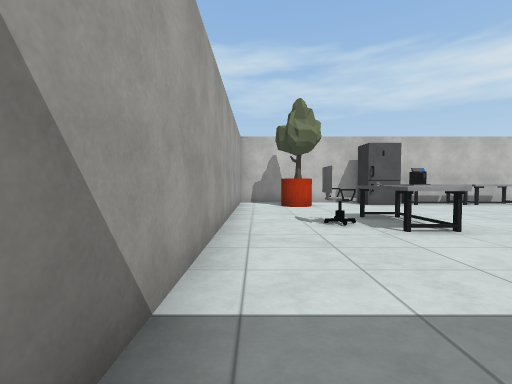
[1] (above)

24 first-person views from a walk through a 3-D level made in the Unity game engine. The camera is 1.5 m above the floor, tilts 2° down and sees 90° across. The floor is counted in squares, 2 m on a side. Each view is taken from the middle of a square. On the plan, view 1 faces up. The plan holds only what a view shows up to about 9 squares ahead; the rest is blank. The place goes on beyond the plan. The player character is not drawn. Some animated figures are left out. Some surface patterns are stand-ins.

[2]
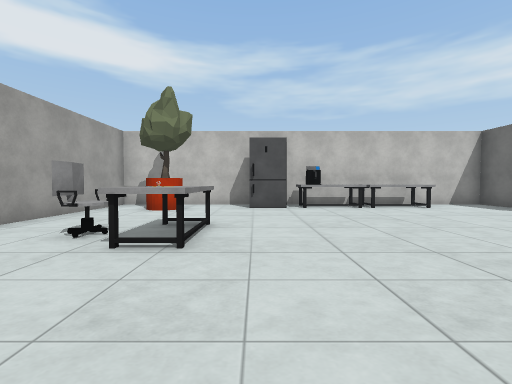

[3]
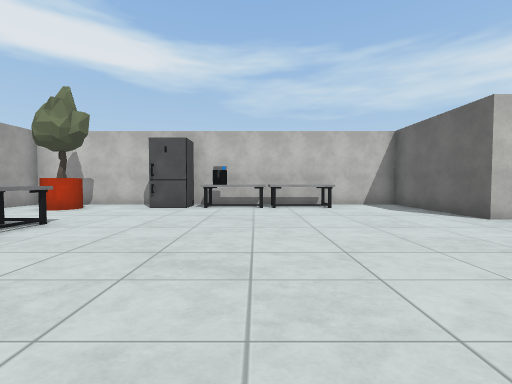

[4]
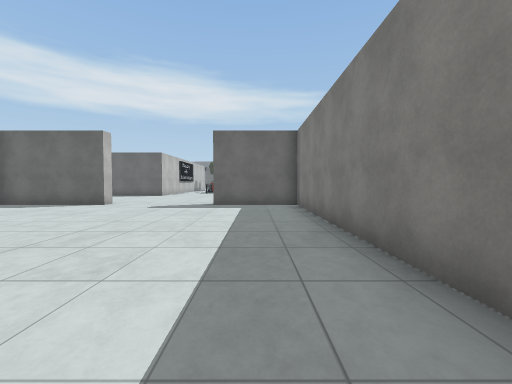

[5]
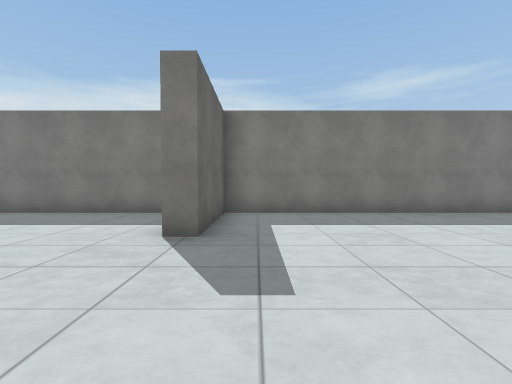

[6]
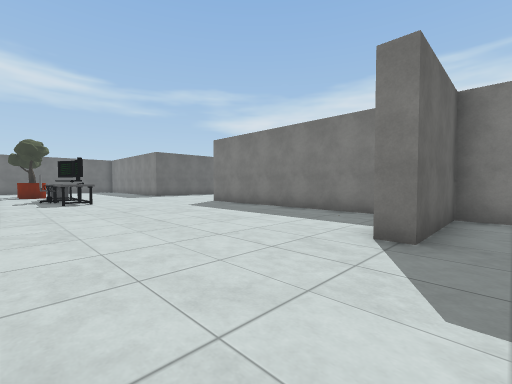

[7]
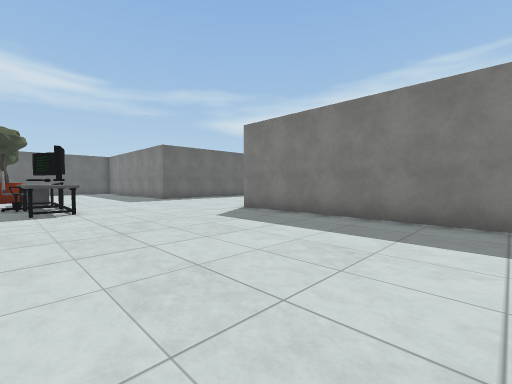

[8]
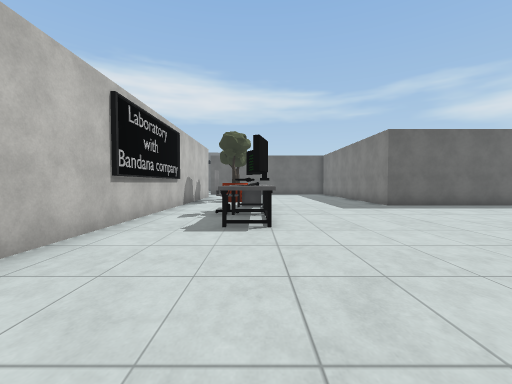

[9]
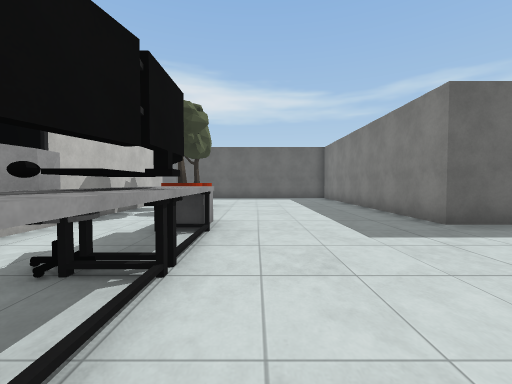

[10]
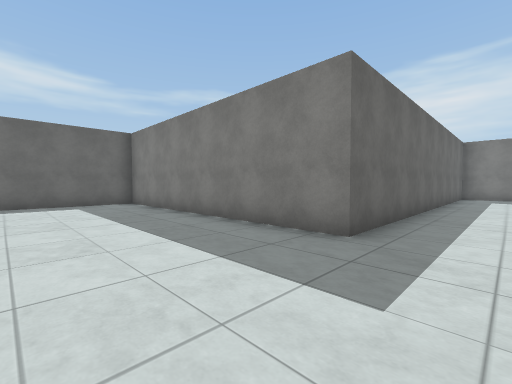

[11]
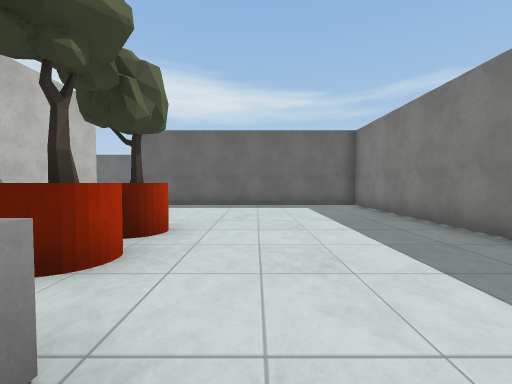

[12]
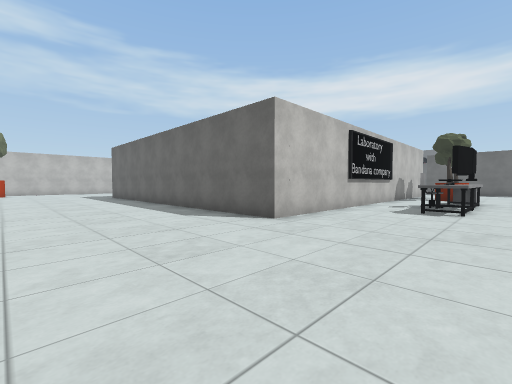

[13]
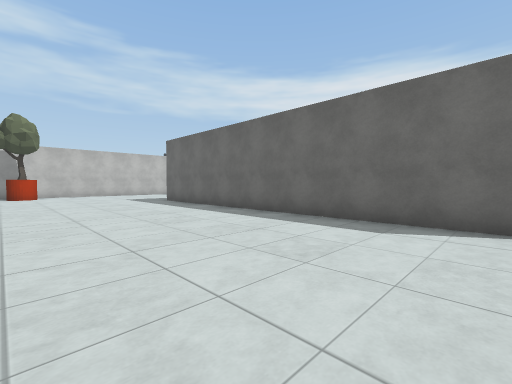

[14]
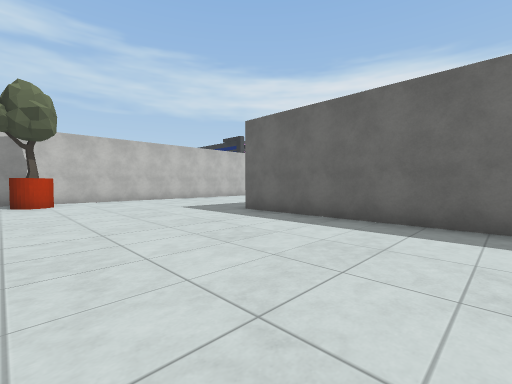

[15]
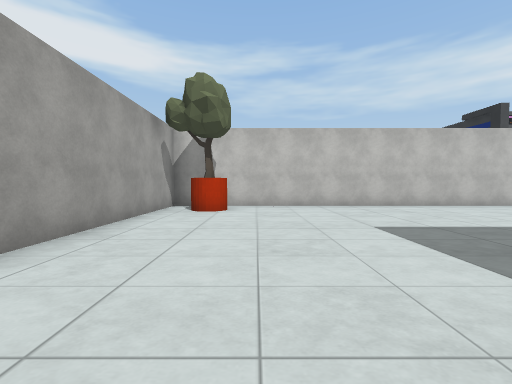

[16]
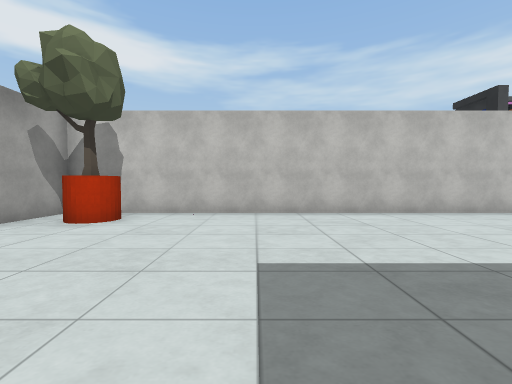

[17]
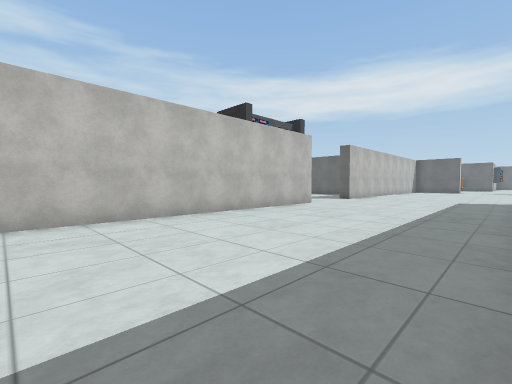

[18]
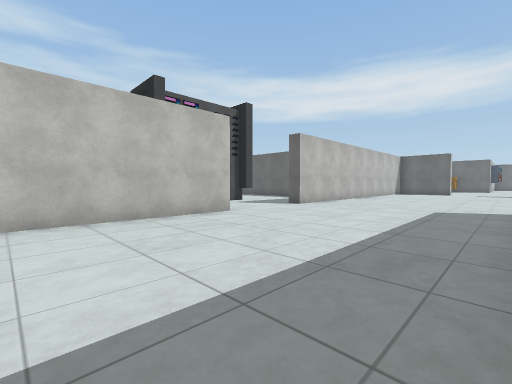

[19]
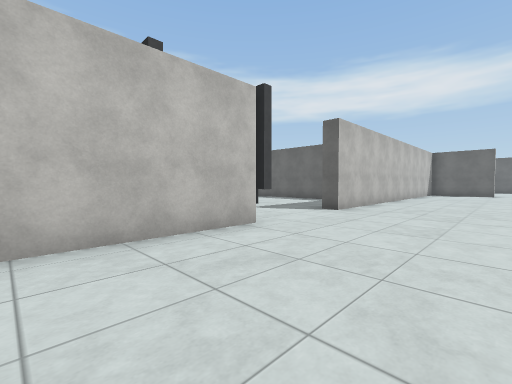

[20]
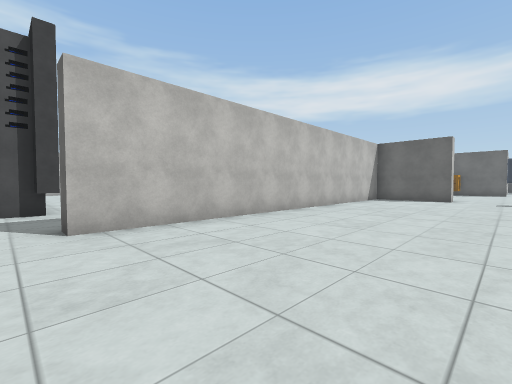

[21]
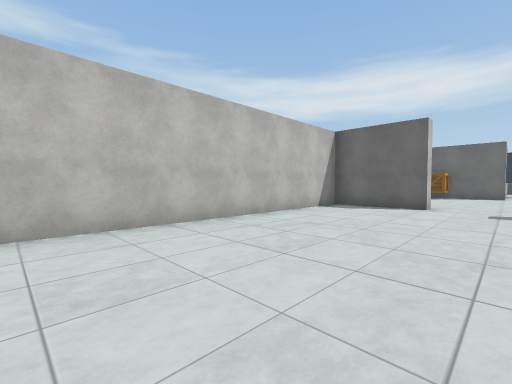

[22]
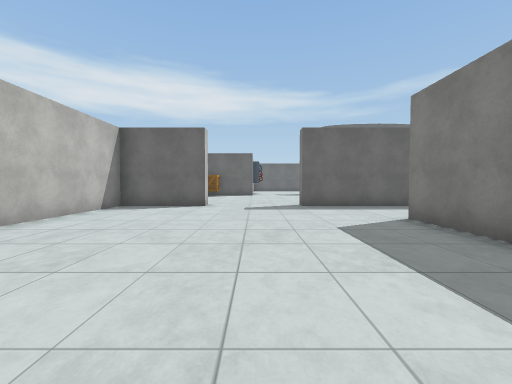

[23]
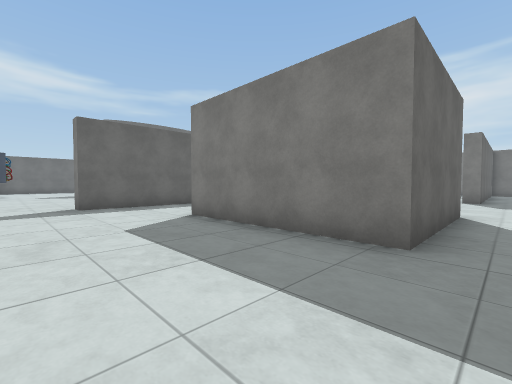

[24]
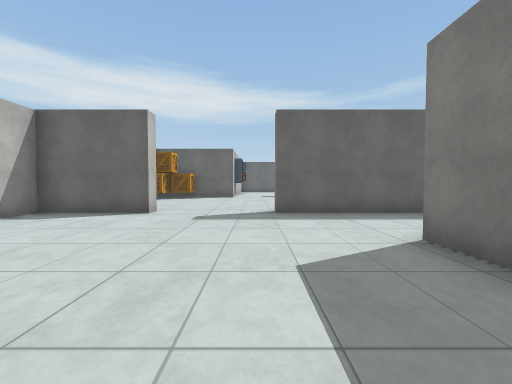

### Floor plan
Points are (right, up) in squares from view 1. A wall is a line through its corners. A room is listed if a view was taken in it or the views show most of it. See-through windows are left out.
Room 1 (views 1, 2, 3, 4, 5, 6, 7, 8, 9, 10, 11, 12, 13, 14, 15, 16, 17, 18, 19, 20, 21, 22, 23, 24)
walls: (30.8, 6.5) (18.1, 6.5) (18.1, 17.5); (25.6, -4.5) (25.6, -0.4) (33.8, -0.4) (33.8, 6.9); (33.8, 11.9) (33.8, 15.8) (38.4, 15.8); (12.3, 6.2) (11.8, 6.2) (11.8, 9.9) (-0.6, 9.9) (-0.6, 0.5); (13.3, -0.4) (20, -0.4); (26.5, 23.4) (12.3, 23.4) (12.3, 17.6); (41.3, 13.8) (41.3, 17.5) (41.9, 17.5); (4.4, -0.4) (11.8, -0.4) (11.8, 2.5) (12.4, 2.5); (41.9, 20.6) (41.3, 20.6) (41.3, 23.4) (29.7, 23.4) (29.7, 24)
objects: other object (1, 5); tree (1, 8) to (1, 9); other object (2, 9); other object (3, 4); other object (3, 5); other object (3, 6); other object (4, 9); other object (6, 9); other object (7, 9); other object (8, 9) to (9, 9); other object (13, 22); tree (14, 22); other object (21, 4); other object (22, 4); other object (23, 4) to (24, 4); other object (23, 5); other object (25, 4) to (26, 4); other object (27, 5); other object (28, 5) to (29, 5)

Where each view was taken, in squares from view 1:
view 1: 0 up, 0 right, facing up
view 2: 1 up, 4 right, facing up
view 3: 1 up, 7 right, facing up
view 4: 1 up, 3 right, facing right
view 5: 6 up, 11 right, facing down
view 6: 6 up, 11 right, facing down-right
view 7: 5 up, 14 right, facing down-right
view 8: 4 up, 17 right, facing right
view 9: 3 up, 21 right, facing right
view 10: 3 up, 24 right, facing down-right
view 11: 3 up, 25 right, facing right
view 12: 3 up, 14 right, facing up-right
view 13: 7 up, 13 right, facing up-right
view 14: 12 up, 13 right, facing up-right
view 15: 15 up, 15 right, facing up
view 16: 17 up, 17 right, facing up
view 17: 18 up, 18 right, facing up-right
view 18: 18 up, 22 right, facing up-right
view 19: 20 up, 23 right, facing up-right
view 20: 19 up, 29 right, facing up-right
view 21: 19 up, 33 right, facing up-right
view 22: 19 up, 33 right, facing right
view 23: 19 up, 33 right, facing down-right
view 24: 18 up, 35 right, facing right
